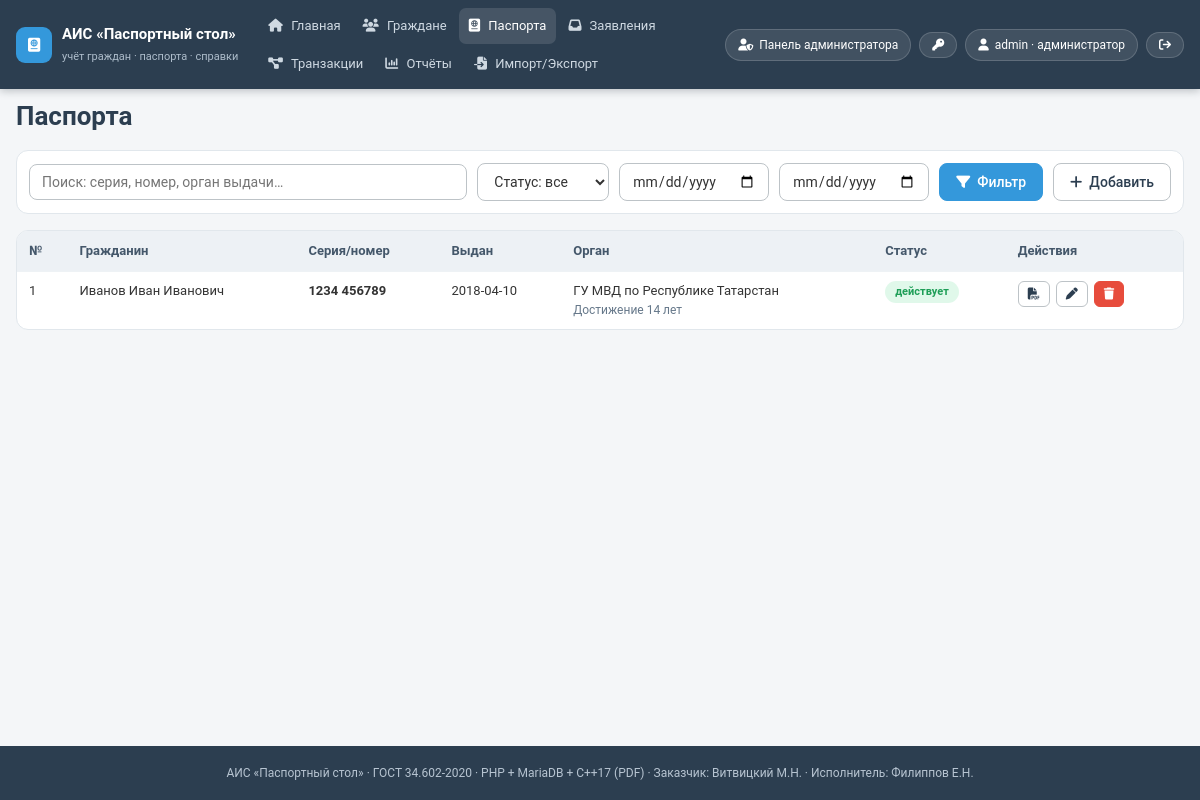
The page /passports.php (signed in) on the database its author committed.
### tables this page shows
CREATE TABLE `passports` (
  `passport_id` int(11) NOT NULL AUTO_INCREMENT,
  `citizen_id` int(11) NOT NULL,
  `series` char(4) NOT NULL,
  `number` char(6) NOT NULL,
  `issue_date` date NOT NULL,
  `expiry_date` date DEFAULT NULL,
  `issuer` varchar(255) NOT NULL,
  `status` enum('черновик','действует','заменён','аннулирован') NOT NULL,
  `reason` varchar(255) DEFAULT NULL,
  PRIMARY KEY (`passport_id`),
  UNIQUE KEY `uq_series_number` (`series`,`number`),
  KEY `fk_passports_citizen` (`citizen_id`),
  CONSTRAINT `fk_passports_citizen` FOREIGN KEY (`citizen_id`) REFERENCES `citizens` (`citizen_id`) ON DELETE CASCADE
);

### config.php (called while the page is built, shortened)
<?php
function e($v): string { return htmlspecialchars((string)$v, ENT_QUOTES, 'UTF-8'); }

### passports.php (the view, shortened to what this page needs)
<?php
require __DIR__ . '/config.php';
$pdo = db();
$q = trim($_GET['q'] ?? ''); $ps = $_GET['status'] ?? '';
$df = $_GET['issue_from'] ?? ''; $dt = $_GET['issue_to'] ?? '';
$where = []; $p = [];
$sql = 'SELECT p.*, CONCAT(c.last_name," ",c.first_name," ",IFNULL(c.middle_name,"")) AS fio
        FROM passports p JOIN citizens c ON c.citizen_id = p.citizen_id'
    . ($where ? ' WHERE ' . implode(' AND ', $where) : '') . ' ORDER BY p.passport_id DESC LIMIT 200';
$st = $pdo->prepare($sql); $st->execute($p);
$rows = $st->fetchAll();
require __DIR__ . '/layout/header.php';
?>
<h1>Паспорта</h1>
<form class="toolbar" method="get">
<input class="input" style="flex:1" type="text" name="q" value="<?= e($q) ?>" placeholder="Поиск: серия, номер, орган выдачи…">
<select class="input" name="status">
<option value="">Статус: все</option>
</select>
<input class="input" type="date" name="issue_from" value="<?= e($df) ?>">
<input class="input" type="date" name="issue_to" value="<?= e($dt) ?>">
<button class="btn"><i class="fa-solid fa-filter"></i> Фильтр</button>
<a class="btn btn-outline" href="passports.php?new=1"><i class="fa-solid fa-plus"></i> Добавить</a>
</form>
<div class="tbl-wrap">
<table class="tbl">
<thead><tr><th>№</th><th>Гражданин</th><th>Серия/номер</th><th>Выдан</th><th>Орган</th><th>Статус</th><th>Действия</th></tr></thead>
<tbody>
<?php foreach ($rows as $r): ?>
<tr>
<td><?= (int)$r['passport_id'] ?></td>
<td><?= e($r['fio']) ?></td>
<td><b><?= e($r['series'] . ' ' . $r['number']) ?></b></td>
<td><?= e($r['issue_date']) ?></td>
<td><?= e($r['issuer']) ?><br><span class="muted"><?= e($r['reason']) ?></span></td>
<td><span class="pill <?= $r['status'] === 'действует' ? 'ok' : '' ?>"><?= e($r['status']) ?></span></td>
<td class="rowbtns">
<a class="btn btn-sm btn-outline" href="document.php?type=passport&id=<?= (int)$r['passport_id'] ?>" title="Печатная форма"><i class="fa-solid fa-file-pdf"></i></a>
<a class="btn btn-sm btn-outline" href="passports.php?edit=<?= (int)$r['passport_id'] ?>"><i class="fa-solid fa-pen"></i></a>
<form class="confirm" method="post"><?= csrf_field() ?><input type="hidden" name="action" value="delete"><input type="hidden" name="id" value="<?= (int)$r['passport_id'] ?>">
<button class="btn btn-sm btn-danger"><i class="fa-solid fa-trash"></i></button></form>
</td>
</tr>
<?php endforeach; ?>
</tbody></table></div>
<?php require __DIR__ . '/layout/footer.php'; ?>

### assets/style.css (style rules this page uses)
:root { --bg:#F4F6F8; --header:#2C3E50; --btn:#3498DB; --btn-hover:#2980B9; --text:#333333; --field-bg:#FFFFFF; --field-border:#BDC3C7; --err:#E74C3C; --ok:#2ECC71; --pad:16px; --line:#E1E7EC; }
* { margin:0;padding:0;box-sizing:border-box }
html { height:100% }
body { min-height:100vh;display:flex;flex-direction:column;background:var(--bg);color:var(--text);font:400 14px/1.5 "Roboto",Arial,sans-serif }
h1 { font-size:26px;color:var(--header);margin:8px 0 14px }
a { color:var(--btn) }
.muted { color:#66788a;font-size:12px }
.btn { display:inline-flex;align-items:center;gap:7px;background:var(--btn);color:#fff;border:1px solid var(--btn);border-radius:8px; padding:10px 16px;font:500 14px "Roboto",sans-serif;cursor:pointer;text-decoration:none;transition:background .15s }
.btn-outline { background:#fff;color:var(--header);border-color:var(--field-border) }
.btn-danger { background:var(--err);border-color:var(--err) }
.btn-sm { padding:6px 9px;font-size:12px;border-radius:6px }
.input { background:var(--field-bg);border:1px solid var(--field-border);border-radius:8px;padding:9px 12px;font:400 14px "Roboto",sans-serif;color:var(--text);width:100% }
.tbl-wrap { background:#fff;border:1px solid var(--line);border-radius:12px;overflow:auto }
.tbl { width:100%;border-collapse:collapse;font-size:13px }
.tbl th { background:#EDF1F5;color:#44576a;text-align:left;padding:10px 12px;white-space:nowrap }
.tbl td { padding:9px 12px;border-top:1px solid #EEF2F5;vertical-align:top }
.rowbtns { display:flex;gap:6px;flex-wrap:wrap }
.rowbtns form { display:inline }
.toolbar { display:flex;gap:10px;flex-wrap:wrap;align-items:center;background:#fff;border:1px solid var(--line);border-radius:12px;padding:12px;margin-bottom:var(--pad) }
.toolbar .input { width:auto }
.pill { display:inline-block;border-radius:999px;padding:3px 10px;font-size:11px;font-weight:700;background:#E8EDF2;color:#44576a }
.pill.ok { background:rgba(46,204,113,.15);color:#1E9E57 }

### rows shown on the page
passports: passport_id "1", fio "Иванов Иван Иванович", series+number "1234 456789", issue_date "2018-04-10", issuer "ГУ МВД по Республике Татарстан", reason "Достижение 14 лет", status "действует"

### other values the page prints
$n[1] "Главная"
$n[1] "Граждане"
$n[1] "Паспорта"
$n[1] "Заявления"
$n[1] "Транзакции"
$n[1] "Отчёты"
$n[1] "Импорт/Экспорт"
$_SESSION['login'] "admin"
$_SESSION['role'] "администратор"
